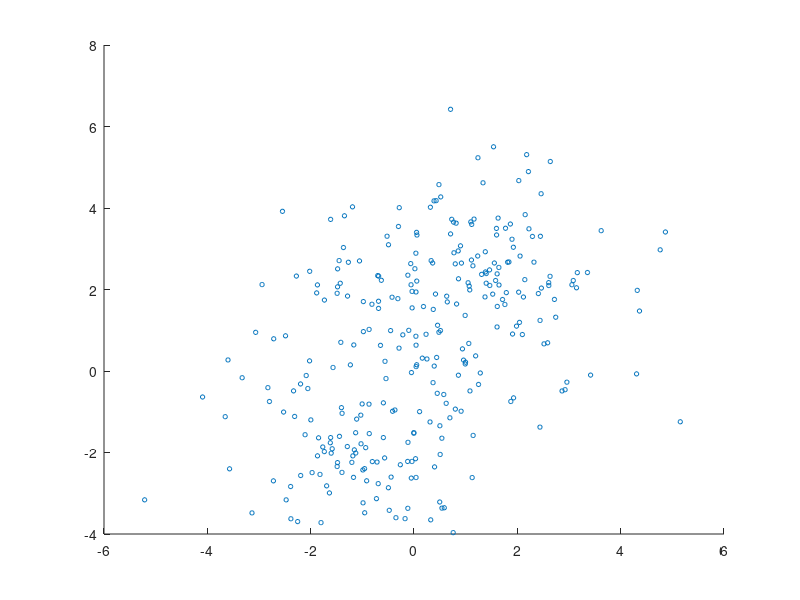

Recreate this plot in MATLAB. (Note: this script raises an error after producing the figure.)
%% Gaussian Mixture Models - Example

% obj = gmdistribution(mu,sigma)
% 
% constructs an object obj of the gmdistribution class defining a Gaussian mixture distribution.
% 
% mu is a k-by-d matrix specifying the d-dimensional mean of each of the k components.
% 
% sigma specifies the covariance of each component. 

%% Clustering with Gaussian Mixtures (demo)
% 
% http://www.mathworks.com/help/toolbox/stats/bq_679x-24.html
% 
% 
clear all
close all

% Gaussian mixture distributions can be used for clustering data, 
% by realizing that the multivariate normal components of the fitted model 
% can represent clusters.

%  1.   To demonstrate the process, first generate some simulated data 
%  from a mixture of two bivariate Gaussian dist.s using the mvnrnd function:

    mu1 = [1 2];
    sigma1 = [3 .2; .2 2];
    mu2 = [-1 -2];
    sigma2 = [2 0; 0 1];
    X = [mvnrnd(mu1,sigma1,200);mvnrnd(mu2,sigma2,100)];
    figure(1)
    scatter(X(:,1),X(:,2),10,'ko')

% 2.Fit a two-component Gaussian mixture distribution. 
% Here, you know the correct number of components to use. 
% In practice, with real data, this decision would require 
% comparing models with different numbers of components.

options = statset('Display','final');
gm = gmdistribution.fit(X,2,'Options',options);

% This displays: ' 49 iterations, log-likelihood = -1207.91'

% 3. Plot the estimated probability density contours for the two-component 
% mixture distribution. The two bivariate normal components overlap, but 
% their peaks are distinct. This suggests that the data could reasonably be 
% divided into two clusters:

hold on
ezcontour(@(x,y)pdf(gm,[x y]),[-8 6],[-8 6]);
hold off

% 4. Partition the data into clusters using the cluster method for the 
% fitted mixture distribution. The cluster method assigns each point to 
% one of the two components in the mixture distribution.

idx = cluster(gm,X);
cluster1 = (idx == 1);
cluster2 = (idx == 2);
figure(2)
scatter(X(cluster1,1),X(cluster1,2),10,'r+');
hold on
scatter(X(cluster2,1),X(cluster2,2),10,'bo');
hold off
legend('Cluster 1','Cluster 2','Location','NW')

% Each cluster corresponds to one of the bivariate normal components 
% in the mixture distribution. cluster assigns points to clusters based 
% on the estimated posterior probability that a point came from a component; 
% each point is assigned to the cluster corresponding to the highest 
% posterior probability. The posterior method returns those posterior probabilities.
% 
% For example, plot the posterior probability of the first component for each point:

P = posterior(gm,X);
figure(3)
scatter(X(cluster1,1),X(cluster1,2),10,P(cluster1,1),'+')
hold on
scatter(X(cluster2,1),X(cluster2,2),10,P(cluster2,1),'o')
hold off
legend('Cluster 1','Cluster 2','Location','NW')
clrmap = jet(80); colormap(clrmap(9:72,:))
ylabel(colorbar,'Component 1 Posterior Probability')

% An alternative to the previous example is to use the posterior 
% probabilities for "soft clustering". Each point is assigned a membership 
% score to each cluster. Membership scores are simply the posterior
% probabilities, and describe how similar each point is to each cluster's 
% archetype, i.e., the mean of the corresponding component. The points 
% can be ranked by their membership score in a given cluster:

figure(4)
[~,order] = sort(P(:,1));
plot(1:size(X,1),P(order,1),'r-',1:size(X,1),P(order,2),'b-');
legend({'Cluster 1 Score' 'Cluster 2 Score'},'location','NW');
ylabel('Cluster Membership Score');
xlabel('Point Ranking');

AIC = zeros(1,4);
obj = cell(1,4);
for k = 1:4
    obj{k} = gmdistribution.fit(X,k);
    AIC(k)= obj{k}.AIC;
end

[minAIC,numComponents] = min(AIC);

model = obj{2};


